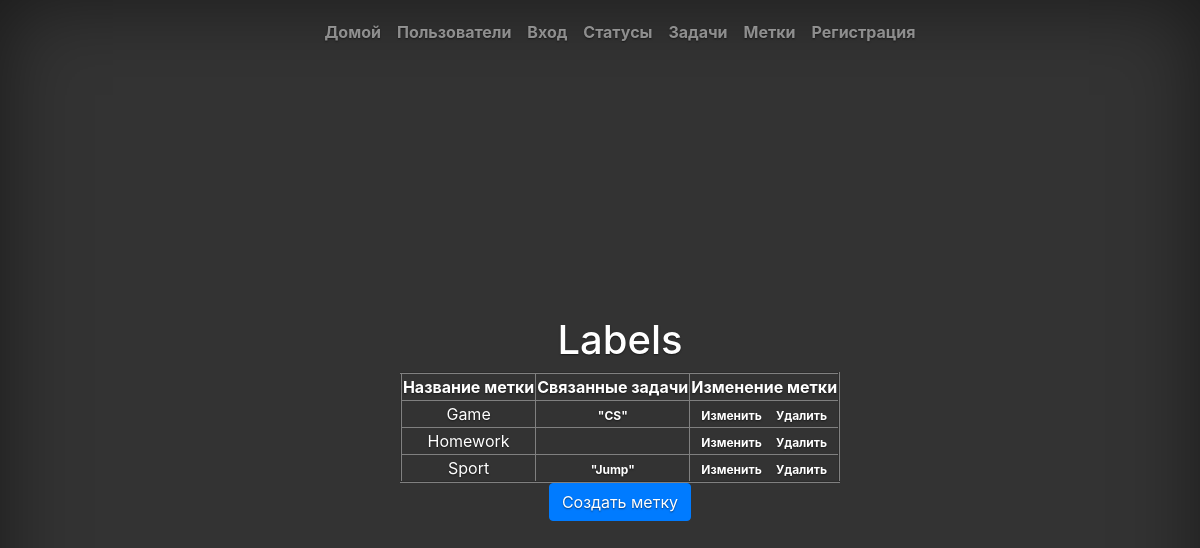
The app's page /labels/, older data.
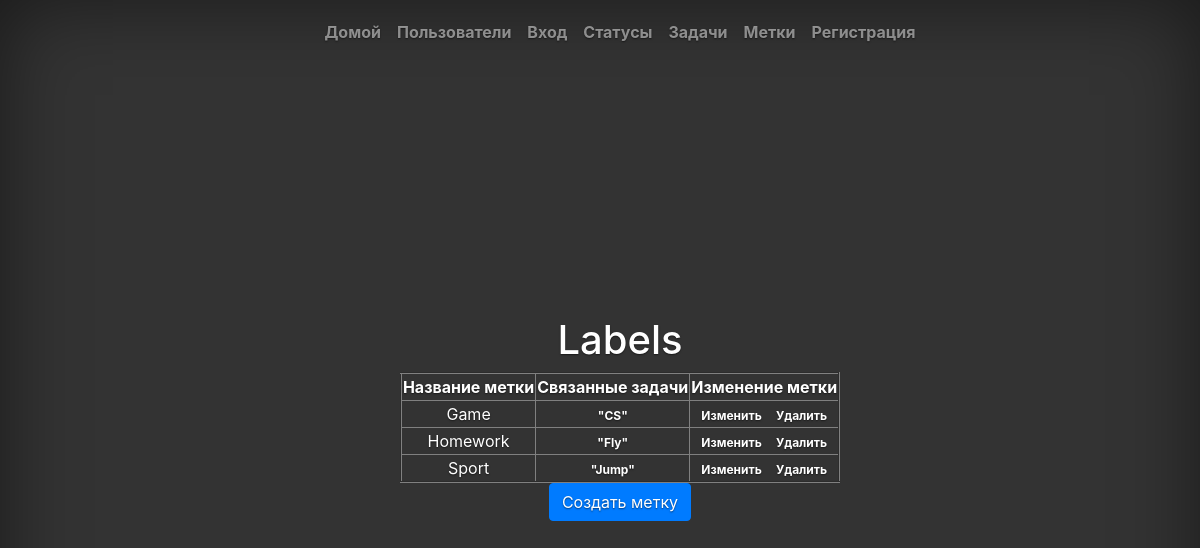
The same page, newer data.
### tasks/models.py (models this page shows, shortened)
class Label(models.Model):
    name = models.CharField('Имя', max_length=70, unique=True)
    class Meta():
        ordering = ['name']

class Task(models.Model):
    name = models.CharField('Имя', max_length=50, null=True, blank=True)
    description = models.TextField('Описание', max_length=150, null=True, blank=True)
    status = models.ForeignKey(TaskStatus, verbose_name='Статус', null=True, blank=True, on_delete=models.PROTECT)
    creator = models.ForeignKey(CustomUser, verbose_name='Автор', on_delete=models.CASCADE, null=True, blank=True, related_name='creator')
    executor = models.ForeignKey(CustomUser, verbose_name='Исполнитель', on_delete=models.PROTECT, null=True, blank=True, related_name='executor')
    labels = models.ManyToManyField(Label, through='RelatedModel', through_fields=('task', 'label'), blank=True, verbose_name='Метки')
    class Meta():
        ordering = ['name']
    def __str__(self):
        return self.name

### task_manager/views.py (the view)
# urls.py: path('labels/', views.ListLabelsView.as_view(), name='labels_list'),
class ListLabelsView(generic.ListView):
    model = Label
    template_name = 'labels_index.html'

### task_manager/templates/labels_index.html (shortened to what this page needs)
{% extends 'index.html' %}
{% load bootstrap4 %}
{% load i18n %}
{% block welcome %}
	<h1>Labels</h1>
		<table border="2" align="center">
			<tr>
				<th>Название метки</th>
				<th>Связанные задачи</th>
				<th>Изменение метки</th>
			</tr>
			{% for label in object_list %}
				<tr>
					<td><a href={% url 'label' label.id %}>{{ label.name }}</a></td>
					<td>
						{% for task in label.task_set.all %}
							<a class="badge badge-infop-2" href={% url 'label' label.id %}>"{{ task }}"</a>
						{% endfor %}
					</td>
					<td>
						<a class="badge badge-infop-2" href={% url 'update_label' label.id %}>Изменить</a>
						<a class="badge badge-infop-2" href={% url 'delete_label' label.id %}>Удалить</a>
					</td>
				</tr>
			{% endfor %}
		</table>
	<a class="btn btn-primary" href={% url 'create_label' %}>{% translate "Создать метку" %}</a>
{% endblock %}

Row changes from the older to the newer data that the page shows:
added Task: name "Fly", shown under Label "Homework"
